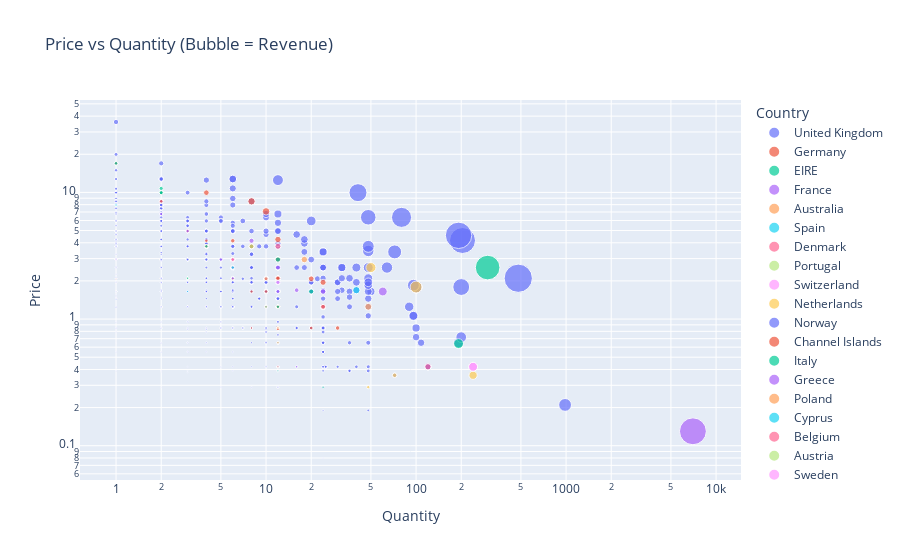

Notebook cell for this chart:
### Code cell
fig = px.scatter(df_sample.sample(1000),
                 x='Quantity', y='Price',
                 size='Revenue', color='Country',
                 hover_data={'Quantity': True, 'Price':True, 'Revenue':False, 'Country':False, 'Month':True},
                 title='Price vs Quantity (Bubble = Revenue)')

fig.update_layout(xaxis_type='log', yaxis_type='log')
fig.show()

### Figure 1 — Plotly figure (JSON) as saved in the notebook; plotly's stock layout.template omitted (floating-point values rounded to 4 significant figures; data arrays with more than 128 entries replaced by an {"elided": "..."} marker saying what was removed)
{"data": [{"customdata": {"elided": "900x3 mixed values"}, "hovertemplate": "Quantity=%{x}<br>Price=%{y}<br>Month=%{customdata[2]}<extra></extra>", "legendgroup": "United Kingdom", "marker": {"color": "#636efa", "size": {"elided": "900 float values"}, "sizemode": "area", "sizeref": 2.52, "symbol": "circle"}, "mode": "markers", "name": "United Kingdom", "orientation": "v", "showlegend": true, "type": "scatter", "x": {"elided": "900 int values"}, "xaxis": "x", "y": {"elided": "900 float values"}, "yaxis": "y"}, {"customdata": [[16.95, "Germany", "2010-11"], [20.8, "Germany", "2011-10"], [10.2, "Germany", "2010-08"], [25.5, "Germany", "2010-03"], [15, "Germany", "2011-11"], [30, "Germany", "2011-04"], [15, "Germany", "2011-01"], [16.5, "Germany", "2011-07"], [14.85, "Germany", "2011-07"], [5.04, "Germany", "2010-02"], [17.7, "Germany", "2011-02"], [16.6, "Germany", "2011-10"], [15, "Germany", "2010-05"], [41.6, "Germany", "2011-11"], [13.2, "Germany", "2010-04"], [70.8, "Germany", "2011-10"], [15, "Germany", "2011-12"], [10.2, "Germany", "2010-12"], [51, "Germany", "2010-11"], [15, "Germany", "2011-01"], [19.9, "Germany", "2011-08"], [46.8, "Germany", "2010-04"], [10.2, "Germany", "2010-10"], [30, "Germany", "2011-10"], [39.8, "Germany", "2010-09"], [17, "Germany", "2011-07"], [68, "Germany", "2011-11"], [25.2, "Germany", "2010-11"], [25.2, "Germany", "2010-12"], [6.8, "Germany", "2010-11"], [10.2, "Germany", "2011-03"], [35.4, "Germany", "2011-09"], [15, "Germany", "2010-08"], [15.3, "Germany", "2011-03"]], "hovertemplate": "Quantity=%{x}<br>Price=%{y}<br>Month=%{customdata[2]}<extra></extra>", "legendgroup": "Germany", "marker": {"color": "#EF553B", "size": [16.95, 20.8, 10.2, 25.5, 15.0, 30.0, 15.0, 16.5, 14.85, 5.04, 17.7, 16.6, 15.0, 41.6, 13.2, 70.8, 15.0, 10.2, 51.0, 15.0, 19.9, 46.8, 10.2, 30.0, 39.8, 17.0, 68.0, 25.2, 25.2, 6.8, 10.2, 35.4, 15.0, 15.3], "sizemode": "area", "sizeref": 2.52, "symbol": "circle"}, "mode": "markers", "name": "Germany", "orientation": "v", "showlegend": true, "type": "scatter", "x": [1, 10, 12, 30, 4, 8, 12, 10, 3, 12, 6, 4, 12, 20, 8, 10, 12, 12, 12, 4, 2, 24, 12, 8, 4, 20, 8, 12, 12, 8, 12, 12, 12, 6], "xaxis": "x", "y": [16.95, 2.08, 0.85, 0.85, 3.75, 3.75, 1.25, 1.65, 4.95, 0.42, 2.95, 4.15, 1.25, 2.08, 1.65, 7.08, 1.25, 0.85, 4.25, 3.75, 9.95, 1.95, 0.85, 3.75, 9.95, 0.85, 8.5, 2.1, 2.1, 0.85, 0.85, 2.95, 1.25, 2.55], "yaxis": "y"}, {"customdata": [[15, "EIRE", "2011-04"], [4.68, "EIRE", "2011-12"], [765, "EIRE", "2010-01"], [122.9, "EIRE", "2010-09"], [21.5, "EIRE", "2010-05"], [6.96, "EIRE", "2011-07"], [15, "EIRE", "2011-05"], [33, "EIRE", "2011-08"], [35.4, "EIRE", "2010-02"], [19.9, "EIRE", "2010-08"], [19.9, "EIRE", "2010-08"]], "hovertemplate": "Quantity=%{x}<br>Price=%{y}<br>Month=%{customdata[2]}<extra></extra>", "legendgroup": "EIRE", "marker": {"color": "#00cc96", "size": [15.0, 4.68, 765.0, 122.9, 21.5, 6.96, 15.0, 33.0, 35.4, 19.9, 19.9], "sizemode": "area", "sizeref": 2.52, "symbol": "circle"}, "mode": "markers", "name": "EIRE", "orientation": "v", "showlegend": true, "type": "scatter", "x": [4, 12, 300, 192, 2, 24, 12, 20, 12, 2, 2], "xaxis": "x", "y": [3.75, 0.39, 2.55, 0.64, 10.75, 0.29, 1.25, 1.65, 2.95, 9.95, 9.95], "yaxis": "y"}, {"customdata": [[12.5, "France", "2011-11"], [39.6, "France", "2011-12"], [19.8, "France", "2010-02"], [27.04, "France", "2011-03"], [6.72, "France", "2011-11"], [15.3, "France", "2010-12"], [30.6, "France", "2010-06"], [17, "France", "2011-10"], [20.8, "France", "2011-11"], [99, "France", "2010-05"], [14.75, "France", "2011-01"], [911.0, "France", "2010-08"], [2.95, "France", "2010-07"], [17.7, "France", "2010-09"], [10.2, "France", "2011-07"], [14.85, "France", "2011-12"], [2.95, "France", "2011-10"], [33.2, "France", "2011-11"]], "hovertemplate": "Quantity=%{x}<br>Price=%{y}<br>Month=%{customdata[2]}<extra></extra>", "legendgroup": "France", "marker": {"color": "#ab63fa", "size": [12.5, 39.6, 19.8, 27.04, 6.72, 15.3, 30.6, 17.0, 20.8, 99.0, 14.75, 911.0, 2.95, 17.7, 10.2, 14.85, 2.95, 33.2], "sizemode": "area", "sizeref": 2.52, "symbol": "circle"}, "mode": "markers", "name": "France", "orientation": "v", "showlegend": true, "type": "scatter", "x": [10, 24, 12, 16, 16, 6, 12, 2, 10, 60, 5, 7008, 1, 6, 12, 3, 1, 8], "xaxis": "x", "y": [1.25, 1.65, 1.65, 1.69, 0.42, 2.55, 2.55, 8.5, 2.08, 1.65, 2.95, 0.13, 2.95, 2.95, 0.85, 4.95, 2.95, 4.15], "yaxis": "y"}, {"customdata": [[2.08, "Australia", "2011-07"], [60, "Australia", "2011-11"], [53.1, "Australia", "2011-02"]], "hovertemplate": "Quantity=%{x}<br>Price=%{y}<br>Month=%{customdata[2]}<extra></extra>", "legendgroup": "Australia", "marker": {"color": "#FFA15A", "size": [2.08, 60.0, 53.1], "sizemode": "area", "sizeref": 2.52, "symbol": "circle"}, "mode": "markers", "name": "Australia", "orientation": "v", "showlegend": true, "type": "scatter", "x": [1, 48, 18], "xaxis": "x", "y": [2.08, 1.25, 2.95], "yaxis": "y"}, {"customdata": [[67.6, "Spain", "2011-02"], [4.95, "Spain", "2010-01"], [7.95, "Spain", "2011-08"], [12.6, "Spain", "2009-12"]], "hovertemplate": "Quantity=%{x}<br>Price=%{y}<br>Month=%{customdata[2]}<extra></extra>", "legendgroup": "Spain", "marker": {"color": "#19d3f3", "size": [67.6, 4.95, 7.95, 12.6], "sizemode": "area", "sizeref": 2.52, "symbol": "circle"}, "mode": "markers", "name": "Spain", "orientation": "v", "showlegend": true, "type": "scatter", "x": [40, 3, 1, 6], "xaxis": "x", "y": [1.69, 1.65, 7.95, 2.1], "yaxis": "y"}, {"customdata": [[45, "Denmark", "2010-01"]], "hovertemplate": "Quantity=%{x}<br>Price=%{y}<br>Month=%{customdata[2]}<extra></extra>", "legendgroup": "Denmark", "marker": {"color": "#FF6692", "size": [45.0], "sizemode": "area", "sizeref": 2.52, "symbol": "circle"}, "mode": "markers", "name": "Denmark", "orientation": "v", "showlegend": true, "type": "scatter", "x": [12], "xaxis": "x", "y": [3.75], "yaxis": "y"}, {"customdata": [[6.3, "Portugal", "2011-10"], [30, "Portugal", "2010-10"]], "hovertemplate": "Quantity=%{x}<br>Price=%{y}<br>Month=%{customdata[2]}<extra></extra>", "legendgroup": "Portugal", "marker": {"color": "#B6E880", "size": [6.3, 30.0], "sizemode": "area", "sizeref": 2.52, "symbol": "circle"}, "mode": "markers", "name": "Portugal", "orientation": "v", "showlegend": true, "type": "scatter", "x": [3, 8], "xaxis": "x", "y": [2.1, 3.75], "yaxis": "y"}, {"customdata": [[23.4, "Switzerland", "2011-11"], [30, "Switzerland", "2010-08"], [17.7, "Switzerland", "2011-08"]], "hovertemplate": "Quantity=%{x}<br>Price=%{y}<br>Month=%{customdata[2]}<extra></extra>", "legendgroup": "Switzerland", "marker": {"color": "#FF97FF", "size": [23.4, 30.0, 17.7], "sizemode": "area", "sizeref": 2.52, "symbol": "circle"}, "mode": "markers", "name": "Switzerland", "orientation": "v", "showlegend": true, "type": "scatter", "x": [12, 24, 6], "xaxis": "x", "y": [1.95, 1.25, 2.95], "yaxis": "y"}, {"customdata": [[179, "Netherlands", "2011-10"], [10.2, "Netherlands", "2010-04"], [25.92, "Netherlands", "2010-11"], [86.4, "Netherlands", "2010-10"], [13.92, "Netherlands", "2010-05"], [127.5, "Netherlands", "2011-02"]], "hovertemplate": "Quantity=%{x}<br>Price=%{y}<br>Month=%{customdata[2]}<extra></extra>", "legendgroup": "Netherlands", "marker": {"color": "#FECB52", "size": [179.0, 10.2, 25.92, 86.4, 13.92, 127.5], "sizemode": "area", "sizeref": 2.52, "symbol": "circle"}, "mode": "markers", "name": "Netherlands", "orientation": "v", "showlegend": true, "type": "scatter", "x": [100, 12, 72, 240, 48, 50], "xaxis": "x", "y": [1.79, 0.85, 0.36, 0.36, 0.29, 2.55], "yaxis": "y"}, {"customdata": [[61.02, "Norway", "2011-10"]], "hovertemplate": "Quantity=%{x}<br>Price=%{y}<br>Month=%{customdata[2]}<extra></extra>", "legendgroup": "Norway", "marker": {"color": "#636efa", "size": [61.02], "sizemode": "area", "sizeref": 2.52, "symbol": "circle"}, "mode": "markers", "name": "Norway", "orientation": "v", "showlegend": true, "type": "scatter", "x": [18], "xaxis": "x", "y": [3.39], "yaxis": "y"}, {"customdata": [[12.48, "Channel Islands", "2011-10"], [9.96, "Channel Islands", "2011-09"], [24.9, "Channel Islands", "2011-09"], [30, "Channel Islands", "2010-05"], [17, "Channel Islands", "2010-10"]], "hovertemplate": "Quantity=%{x}<br>Price=%{y}<br>Month=%{customdata[2]}<extra></extra>", "legendgroup": "Channel Islands", "marker": {"color": "#EF553B", "size": [12.48, 9.96, 24.9, 30.0, 17.0], "sizemode": "area", "sizeref": 2.52, "symbol": "circle"}, "mode": "markers", "name": "Channel Islands", "orientation": "v", "showlegend": true, "type": "scatter", "x": [6, 12, 6, 24, 2], "xaxis": "x", "y": [2.08, 0.83, 4.15, 1.25, 8.5], "yaxis": "y"}, {"customdata": [[6.3, "Italy", "2010-05"], [16.95, "Italy", "2010-10"]], "hovertemplate": "Quantity=%{x}<br>Price=%{y}<br>Month=%{customdata[2]}<extra></extra>", "legendgroup": "Italy", "marker": {"color": "#00cc96", "size": [6.3, 16.95], "sizemode": "area", "sizeref": 2.52, "symbol": "circle"}, "mode": "markers", "name": "Italy", "orientation": "v", "showlegend": true, "type": "scatter", "x": [3, 1], "xaxis": "x", "y": [2.1, 16.95], "yaxis": "y"}, {"customdata": [[12.6, "Greece", "2011-04"], [13.5, "Greece", "2010-08"]], "hovertemplate": "Quantity=%{x}<br>Price=%{y}<br>Month=%{customdata[2]}<extra></extra>", "legendgroup": "Greece", "marker": {"color": "#ab63fa", "size": [12.6, 13.5], "sizemode": "area", "sizeref": 2.52, "symbol": "circle"}, "mode": "markers", "name": "Greece", "orientation": "v", "showlegend": true, "type": "scatter", "x": [6, 2], "xaxis": "x", "y": [2.1, 6.75], "yaxis": "y"}, {"customdata": [[20.8, "Poland", "2011-11"]], "hovertemplate": "Quantity=%{x}<br>Price=%{y}<br>Month=%{customdata[2]}<extra></extra>", "legendgroup": "Poland", "marker": {"color": "#FFA15A", "size": [20.8], "sizemode": "area", "sizeref": 2.52, "symbol": "circle"}, "mode": "markers", "name": "Poland", "orientation": "v", "showlegend": true, "type": "scatter", "x": [10], "xaxis": "x", "y": [2.08], "yaxis": "y"}, {"customdata": [[15.3, "Cyprus", "2011-03"]], "hovertemplate": "Quantity=%{x}<br>Price=%{y}<br>Month=%{customdata[2]}<extra></extra>", "legendgroup": "Cyprus", "marker": {"color": "#19d3f3", "size": [15.3], "sizemode": "area", "sizeref": 2.52, "symbol": "circle"}, "mode": "markers", "name": "Cyprus", "orientation": "v", "showlegend": true, "type": "scatter", "x": [6], "xaxis": "x", "y": [2.55], "yaxis": "y"}, {"customdata": [[50.4, "Belgium", "2010-12"], [17.7, "Belgium", "2010-10"]], "hovertemplate": "Quantity=%{x}<br>Price=%{y}<br>Month=%{customdata[2]}<extra></extra>", "legendgroup": "Belgium", "marker": {"color": "#FF6692", "size": [50.4, 17.7], "sizemode": "area", "sizeref": 2.52, "symbol": "circle"}, "mode": "markers", "name": "Belgium", "orientation": "v", "showlegend": true, "type": "scatter", "x": [120, 6], "xaxis": "x", "y": [0.42, 2.95], "yaxis": "y"}, {"customdata": [[12.5, "Austria", "2011-11"]], "hovertemplate": "Quantity=%{x}<br>Price=%{y}<br>Month=%{customdata[2]}<extra></extra>", "legendgroup": "Austria", "marker": {"color": "#B6E880", "size": [12.5], "sizemode": "area", "sizeref": 2.52, "symbol": "circle"}, "mode": "markers", "name": "Austria", "orientation": "v", "showlegend": true, "type": "scatter", "x": [10], "xaxis": "x", "y": [1.25], "yaxis": "y"}, {"customdata": [[100.8, "Sweden", "2010-05"], [100.8, "Sweden", "2010-02"]], "hovertemplate": "Quantity=%{x}<br>Price=%{y}<br>Month=%{customdata[2]}<extra></extra>", "legendgroup": "Sweden", "marker": {"color": "#FF97FF", "size": [100.8, 100.8], "sizemode": "area", "sizeref": 2.52, "symbol": "circle"}, "mode": "markers", "name": "Sweden", "orientation": "v", "showlegend": true, "type": "scatter", "x": [240, 240], "xaxis": "x", "y": [0.42, 0.42], "yaxis": "y"}, {"customdata": [[7.8, "Finland", "2011-07"]], "hovertemplate": "Quantity=%{x}<br>Price=%{y}<br>Month=%{customdata[2]}<extra></extra>", "legendgroup": "Finland", "marker": {"color": "#FECB52", "size": [7.8], "sizemode": "area", "sizeref": 2.52, "symbol": "circle"}, "mode": "markers", "name": "Finland", "orientation": "v", "showlegend": true, "type": "scatter", "x": [12], "xaxis": "x", "y": [0.65], "yaxis": "y"}], "layout": {"legend": {"itemsizing": "constant", "title": {"text": "Country"}, "tracegroupgap": 0}, "title": {"text": "Price vs Quantity (Bubble = Revenue)"}, "xaxis": {"anchor": "y", "domain": [0, 1], "title": {"text": "Quantity"}, "type": "log"}, "yaxis": {"anchor": "x", "domain": [0, 1], "title": {"text": "Price"}, "type": "log"}}}
